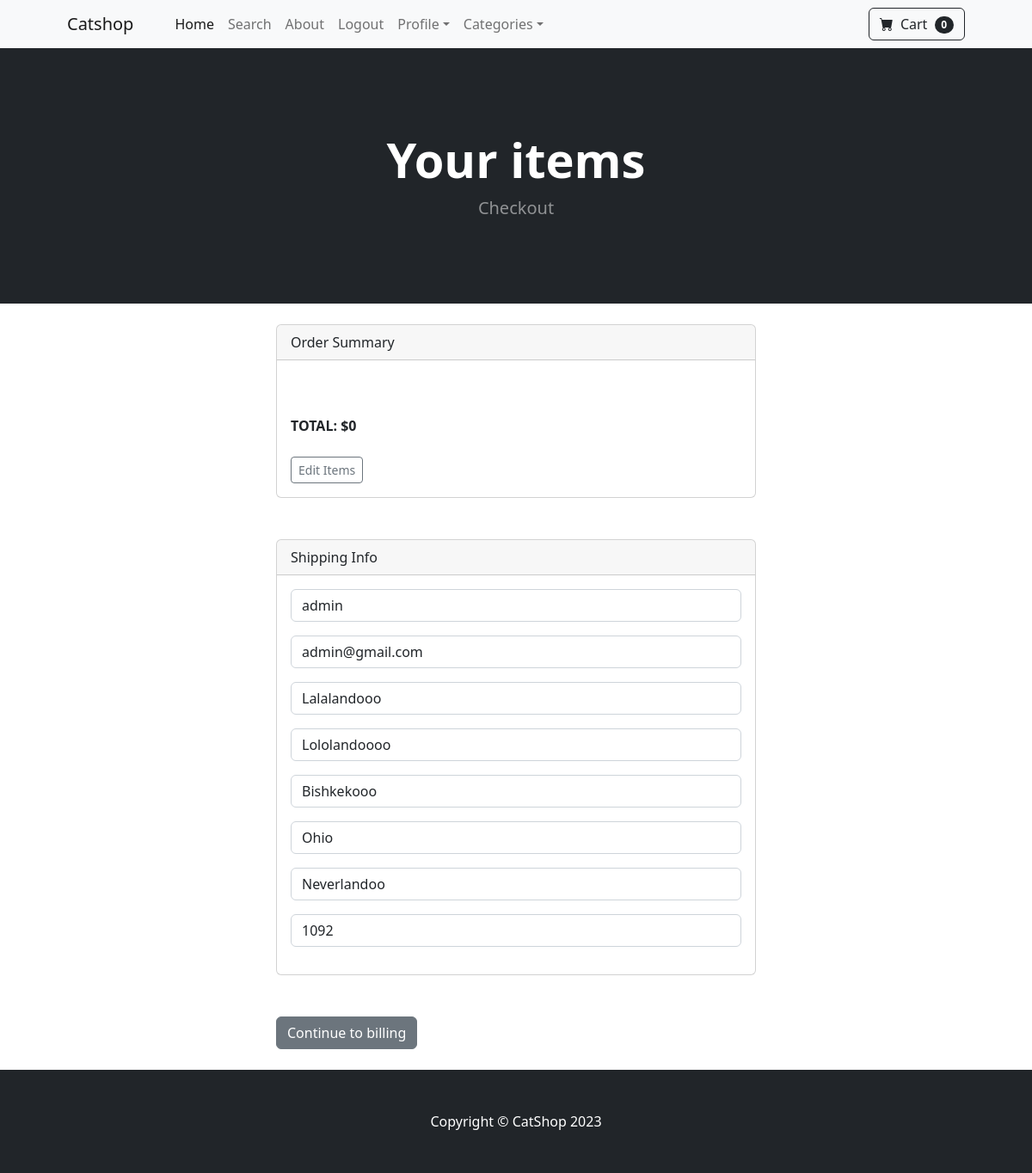
/payment/checkout (signed in), run on the app's committed database.
### payment/models.py (models this page shows, shortened)
class ShippingAddress(models.Model):
    user = models.ForeignKey(User, on_delete=models.CASCADE, null=True, blank=True)
    ship_full_name = models.CharField(max_length=200)
    ship_email = models.CharField(max_length=200)
    ship_address1 = models.CharField(max_length=200)
    ship_address2 = models.CharField(max_length=200, null=True, blank=True)
    ship_city = models.CharField(max_length=200)
    ship_state = models.CharField(max_length=200, null=True, blank=True)
    ship_zipcode = models.CharField(max_length=200, null=True, blank=True)
    ship_country = models.CharField(max_length=200)
    class Meta:
        verbose_name_plural = "Shipping Address"

### payment/views.py (the view)
# urls.py: path('checkout', views.checkout, name='checkout'),
def checkout(request):
    cart = Cart(request)
    prods = cart.get_products()
    quantities = cart.get_quantities()
    total = cart.total()
    if request.user.is_authenticated:
        shipping_user = ShippingAddress.objects.get(user=request.user)
        shipping_form = ShippingForm(request.POST or None, instance=shipping_user)
        return render(request, 'payment/checkout.html', {"prods": prods, "quantities": quantities, "total": total, "shipping_form":shipping_form})
    else:
        return render(request, 'payment/checkout.html', {"prods": prods, "quantities": quantities, "total": total, "shipping_form":ShippingForm(request.POST or None)})

### cart/cart.py (called while the page is built, shortened)
    def total(self):
        ids = self.cart.keys()
        products = Product.objects.filter(id__in=ids)
        quantities = self.cart
        total = 0
        return total

    def __len__(self):
        return len(self.cart)

    def get_products(self):
        return Product.objects.filter(id__in=self.cart.keys())

    def get_quantities(self):
        return self.cart

### cart/context_processors.py (called while the page is built)
def cart(request):
    return {'cart':Cart(request)}

### store/context_processors.py (called while the page is built)
def categories(request):
    categories = Category.objects.all()
    return {'categories': categories}

### payment/templates/payment/checkout.html (shortened to what this page needs)
{% extends 'base.html' %}
{% load static %}
{% block content %}
<header class="bg-dark py-5">
    <div class="container px-4 px-lg-5 my-5">
        <div class="text-center text-white">
            <h1 class="display-4 fw-bolder">Your items </h1>
            <p class="lead fw-normal text-white-50 mb-0">Checkout</p>
        </div>
    </div>
</header>
<br>
<div class="container">
  <div class="col-md-6 offset-md-3">
      <div class="card">
          <div class="card-header">
            Order Summary
          </div>
          <div class="card-body">
              <br><br>
              <strong>TOTAL: ${{ total }}</strong>
              <br><br>
              <a href="{% url 'cart_summary' %}" class="btn btn-sm btn-outline-secondary">Edit Items</a>
          </div>
      </div>
      <br><br>
      <div class="card">
          <div class="card-header">
            Shipping Info
          </div>
          <div class="card-body">
            {{ shipping_form.as_p }}
          </div>
      </div>
      <br><br>
      <a href="#" class="btn btn-secondary">Continue to billing</a>
      <br><br>
  </div>
</div>
{% endblock %}

### data on the page
ShippingAddress: ship_full_name "admin", ship_email "admin@gmail.com", ship_address1 "Lalalandooo", ship_address2 "Lololandoooo", ship_city "Bishkekooo", ship_state "Ohio", ship_country "Neverlandoo", ship_zipcode "1092"

### other printed values
{{ cart | length }} "0"
{{ total }} "0"
